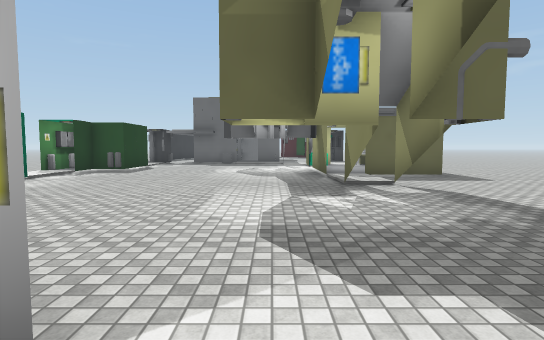
[1] (above)

19 first-person views from a walk through a 3-D level made in the Unity game engine. The camera is 1.5 m above the floor, tilts 4° down and sees 80° across. The floor is counted in squares, 2 m on a side. Each view is taken from the middle of a square. On the plan, view 1 faces up. The plan holds only what a view shows up to about 11 squares ahead; the rest is blank. The place goes on beyond the plan. The player is left out. Some animated figures are not drawn. Door leaves are left out, so doorways stand open. Some surface patterns are stand-ins.

[2]
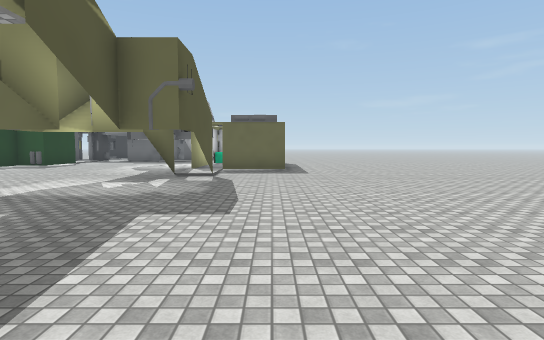

[3]
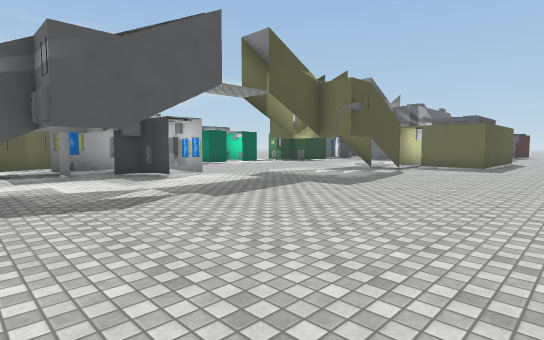

[4]
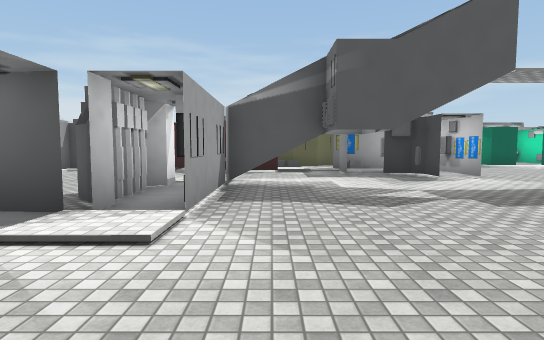

[5]
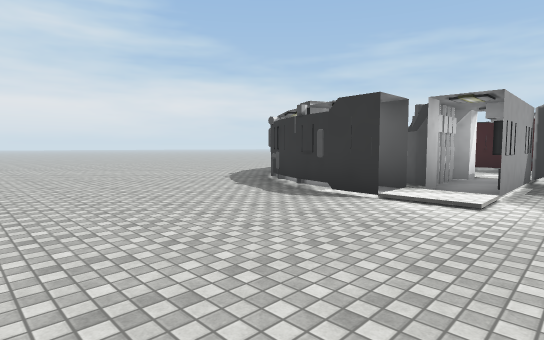

[6]
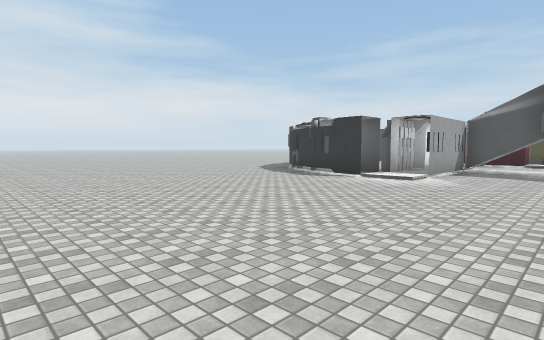

[7]
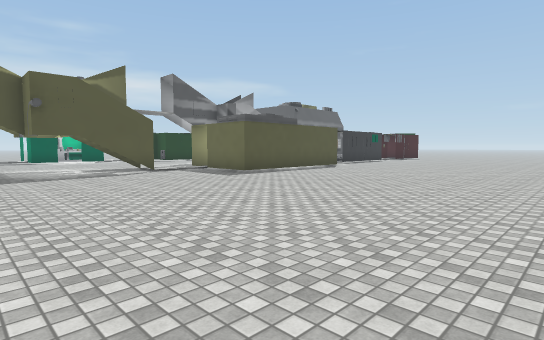

[8]
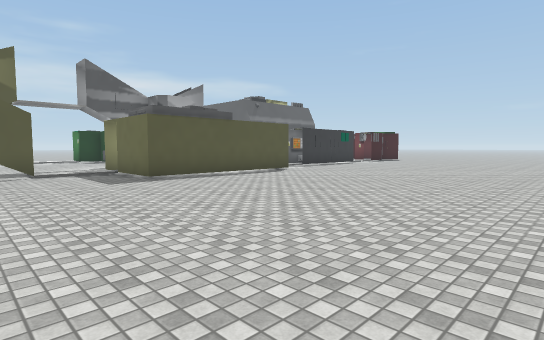

[9]
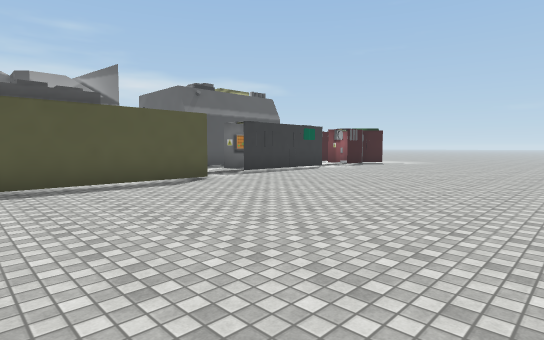

[10]
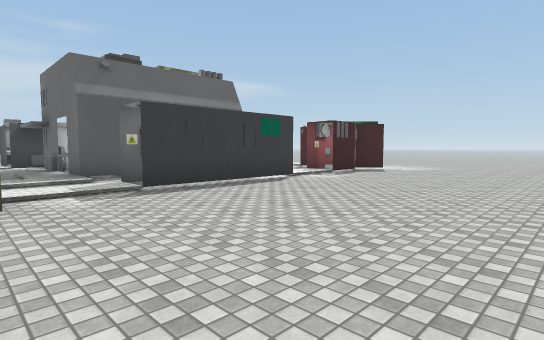

[11]
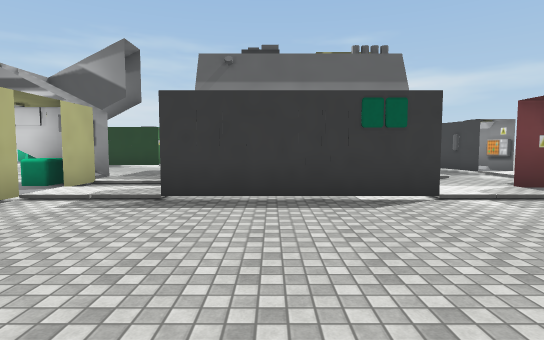

[12]
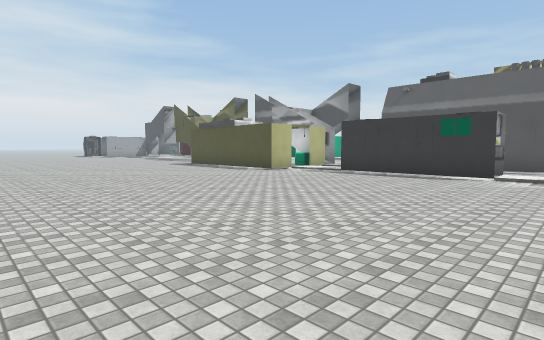

[13]
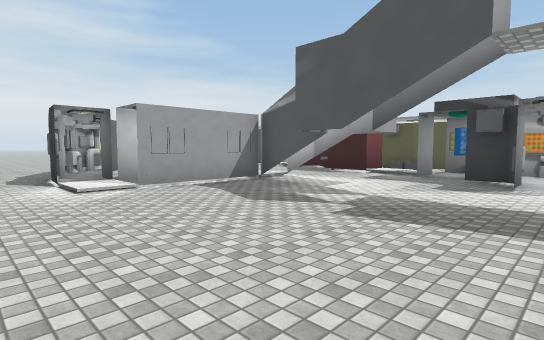

[14]
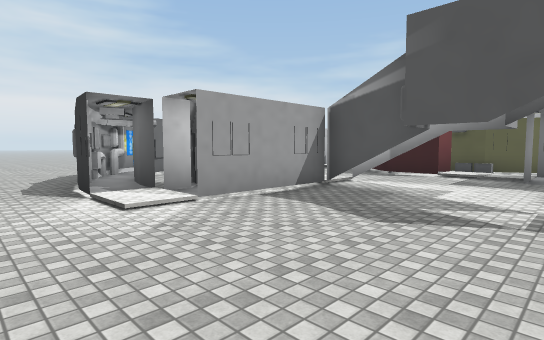

[15]
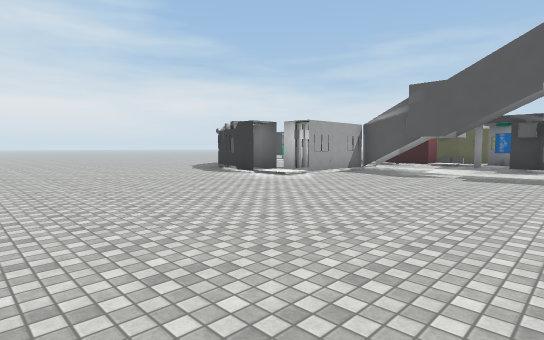

[16]
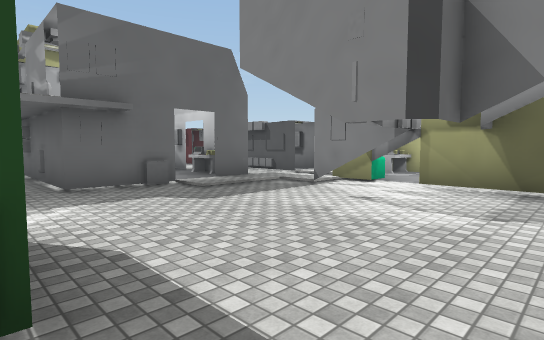

[17]
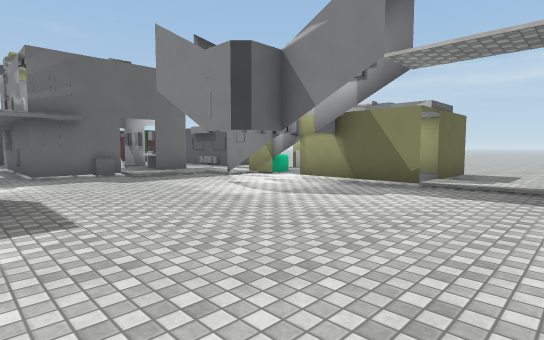

[18]
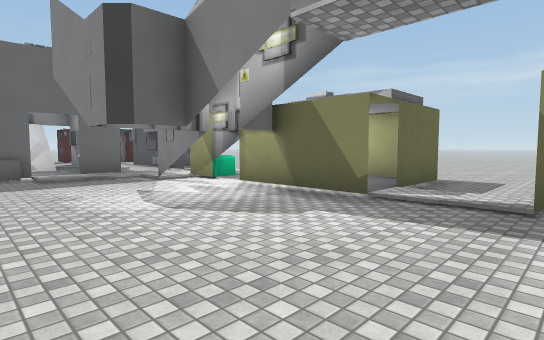

[19]
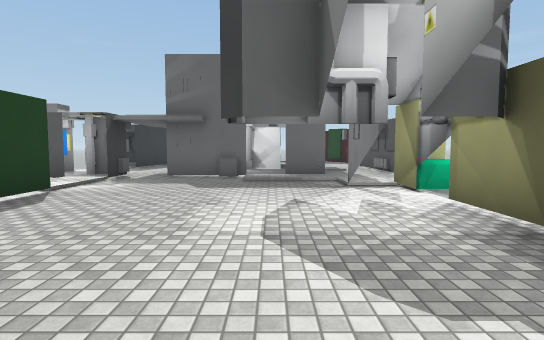

### Floor plan
Key: @ floor where view 1 was taken; # wall or solid block; x gap in a wall; . main floor; : floor 0.25 m higher than the main floor; + floor 2.75 m higher than the main floor; / step, stairs or slope; D open door; = window, fence, low wall or low ledge; T thing the floor can be seen under or through; E vent; M machine; L lamp; S desk; A table; O other object.
Columns run from 7 left of view 1 to 12 right of it. Each row starts with its distance up from view 1.
 21        /.##.........
 20    #   #..:.........
 19    #  +#.OM.........
 18   .O  /./O .........
 17   .O O.A/O#.........
 16   .#...A.O#.........
 15  OOO#E:::.:.........
 14   :...///.:........
 13   /...D#:M.A.......
 12    ....#LM.#.......
 11 O O.....T..#........
 10 O#......T..#........
  9 //......T..#........
  8  /.......:##........
  7  #.......:..........
  6   ......#=..........
  5    .....##..........
  4    .................
  3    .................
  2      ...............
  1      ##............
  0   OSOO#@...........
 -1    E.x.............
 -2  ##///..............
 -3   E//...............
 -4   E##..T............
 -5     O..T# O/........
 -6     ....#OO:........
 -7    #..  ..#O........
 -8        ...#O........
 -9      .....OO.......
-10     ..  #OO........
-11     #     .........

Where each view was taken, in squares from view 1:
view 1: 0 up, 0 right, facing up
view 2: 2 down, 4 right, facing up
view 3: 4 down, 7 right, facing up-left
view 4: 4 down, 7 right, facing left
view 5: 4 down, 9 right, facing down-left
view 6: 2 down, 12 right, facing down-left
view 7: 2 up, 12 right, facing up-left
view 8: 5 up, 12 right, facing up-left
view 9: 9 up, 11 right, facing up-left
view 10: 13 up, 9 right, facing up-left
view 11: 17 up, 8 right, facing left
view 12: 21 up, 12 right, facing down-left
view 13: 1 up, 6 right, facing down-left
view 14: 1 down, 6 right, facing down-left
view 15: 1 up, 11 right, facing down-left
view 16: 9 up, 5 left, facing up-right
view 17: 6 up, 5 left, facing up-right
view 18: 6 up, 3 left, facing up-right
view 19: 7 up, 1 left, facing up
